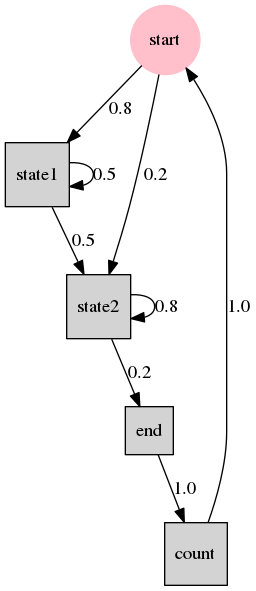

Generate this figure with Python:
from graphviz import Digraph

G = Digraph(format="png")
# 画像の保存形式（拡張子）を指定する

G.attr("node", shape="square", style="filled")
# (?, 要素の形, 色の塗りつぶし)
# attr = attribute → 振る舞い？

G.edge("start","state1",label="0.8")
# G.edge("<スタート>", "<ゴール>", "<数値>")


G.edge("start","state2",label="0.2")
G.edge("state1","state1",label="0.5")
G.edge("state2","state2", label="0.8")
G.edge("state1","state2",label="0.5")
G.edge("state2","end",label="0.2")
G.edge("end","count",label="1.0")
G.edge("count","start",label="1.0")

G.node("start", shape="circle", color="pink")
# G.node("state1", shape="triangle", color="red")
# G.node("ノードの名前", shape="形", color="<色>")

G.render("sample")
